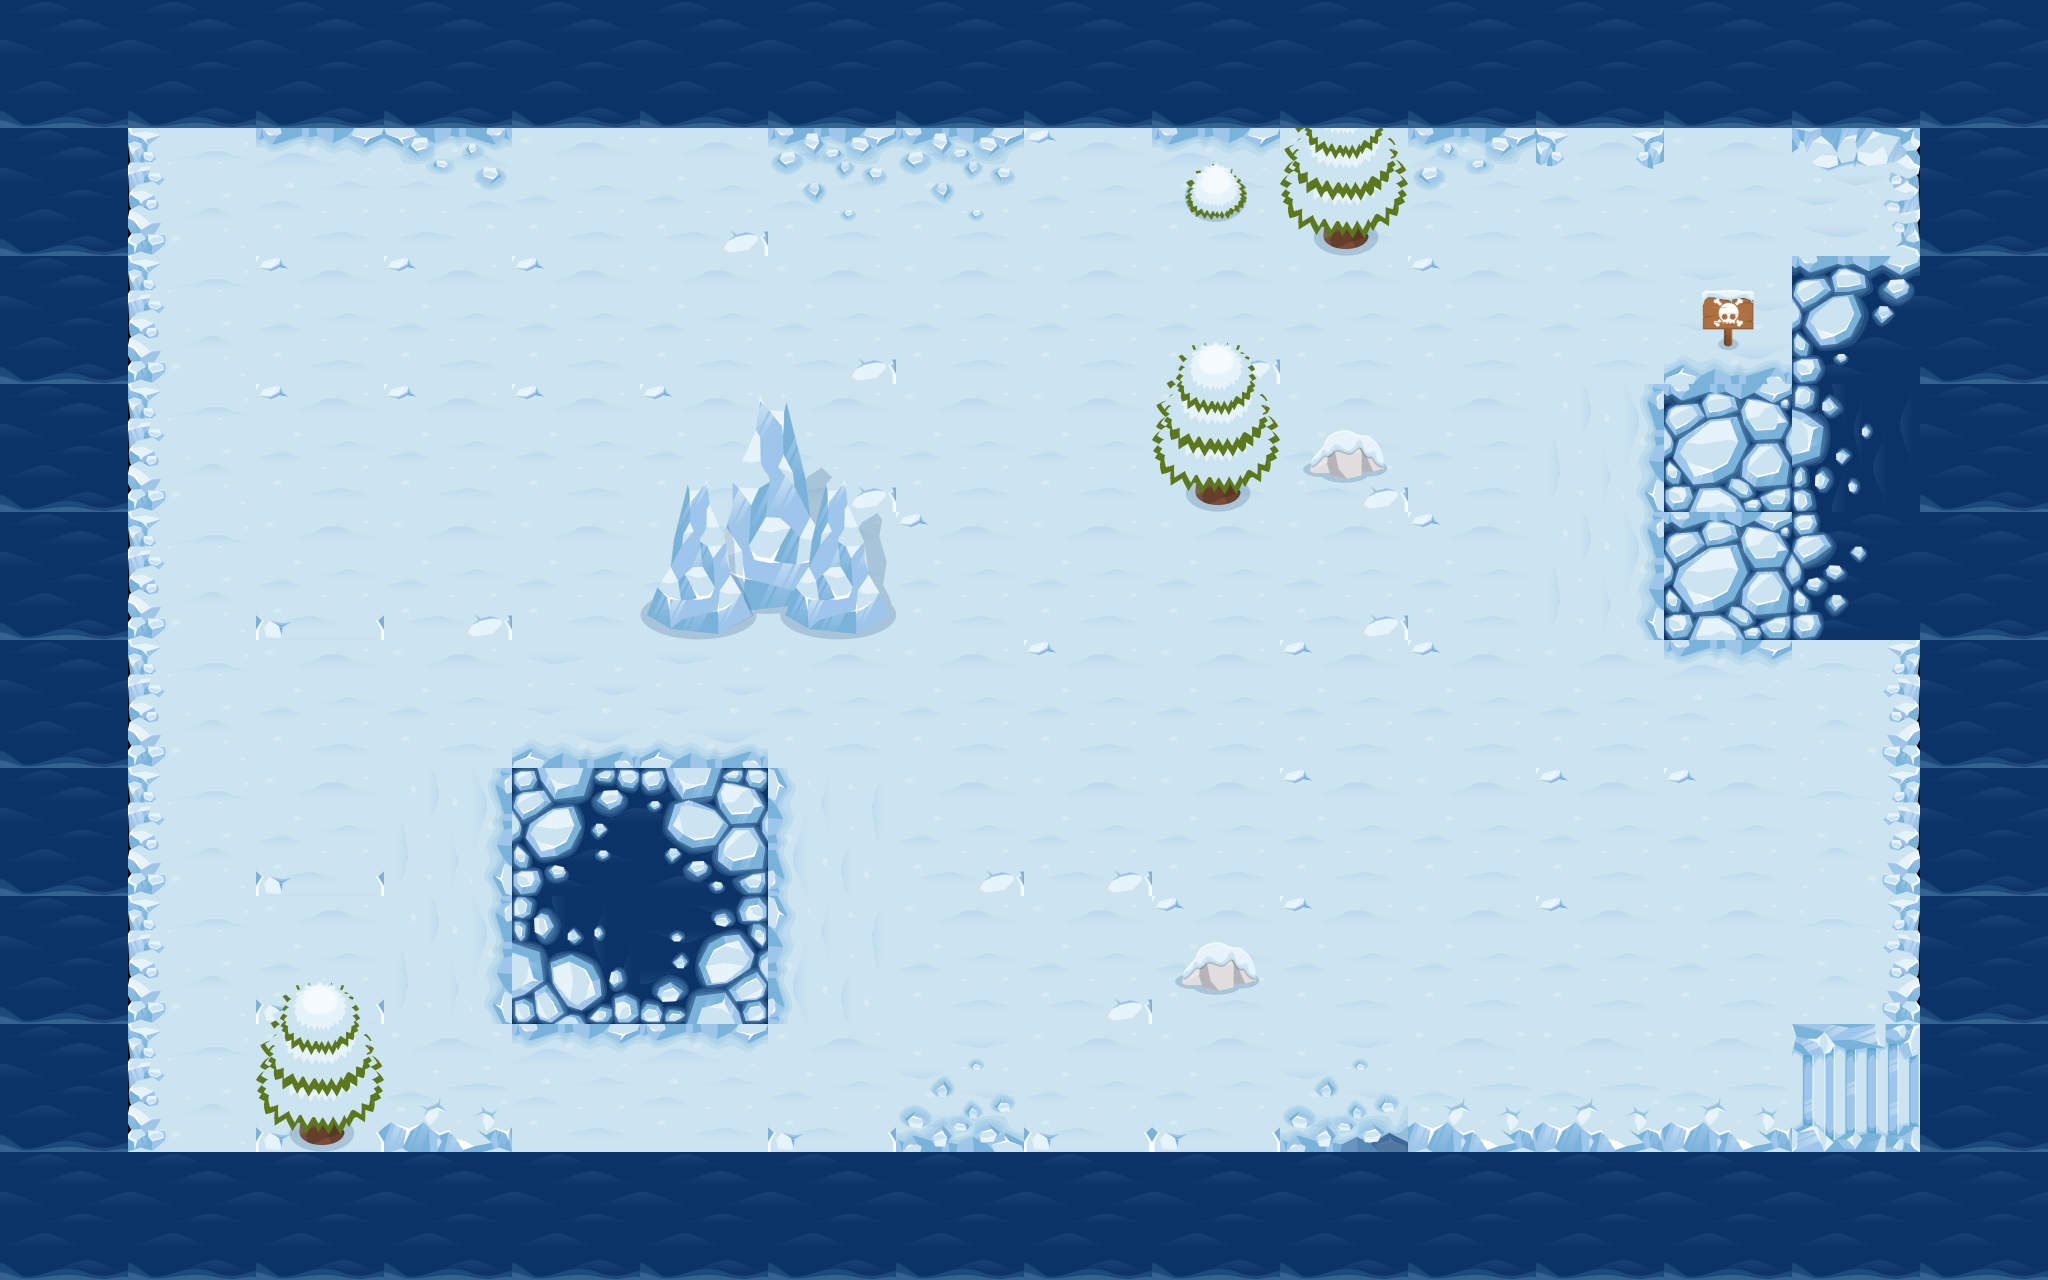

A 2D game scene composited from a Tiled map and its tileset images. What follows is a short description and the map's XML, with each tile layer's data collapsed to a summary:
An orthogonal 16x10 tile map with 128x128 px tiles, 2 tile layers (background, terrain).

<map version="1.0" tiledversion="2017.10.31" orientation="orthogonal" renderorder="right-down" width="16" height="10" tilewidth="128" tileheight="128" infinite="0" nextobjectid="1">
 <tileset firstgid="1" source="snow128_16x10_v01.tsx" />
 <layer name="background" width="16" height="10">
  <data>[160 cells, 160 non-empty, 21 distinct tile ids]</data>
 </layer>
 <layer name="terrain" width="16" height="10">
  <data>[160 cells, 14 non-empty, 10 distinct tile ids]</data>
 </layer>
</map>
